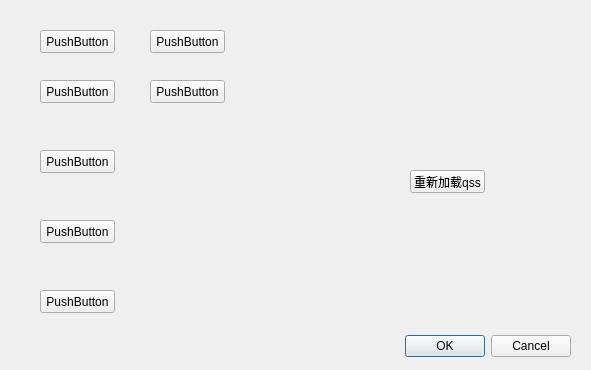
<?xml version="1.0" encoding="UTF-8"?>
<ui version="4.0">
 <class>DialogQssBtn</class>
 <widget class="QDialog" name="DialogQssBtn">
  <property name="geometry">
   <rect>
    <x>0</x>
    <y>0</y>
    <width>591</width>
    <height>370</height>
   </rect>
  </property>
  <property name="windowTitle">
   <string>Dialog</string>
  </property>
  <widget class="QDialogButtonBox" name="buttonBox">
   <property name="geometry">
    <rect>
     <x>400</x>
     <y>331</y>
     <width>171</width>
     <height>31</height>
    </rect>
   </property>
   <property name="orientation">
    <enum>Qt::Horizontal</enum>
   </property>
   <property name="standardButtons">
    <set>QDialogButtonBox::Cancel|QDialogButtonBox::Ok</set>
   </property>
  </widget>
  <widget class="QPushButton" name="pushButton">
   <property name="geometry">
    <rect>
     <x>40</x>
     <y>30</y>
     <width>75</width>
     <height>23</height>
    </rect>
   </property>
   <property name="text">
    <string>PushButton</string>
   </property>
  </widget>
  <widget class="QPushButton" name="pushButton_2">
   <property name="geometry">
    <rect>
     <x>40</x>
     <y>80</y>
     <width>75</width>
     <height>23</height>
    </rect>
   </property>
   <property name="text">
    <string>PushButton</string>
   </property>
  </widget>
  <widget class="QPushButton" name="pushButton_3">
   <property name="geometry">
    <rect>
     <x>40</x>
     <y>150</y>
     <width>75</width>
     <height>23</height>
    </rect>
   </property>
   <property name="text">
    <string>PushButton</string>
   </property>
  </widget>
  <widget class="QPushButton" name="pushButton_4">
   <property name="geometry">
    <rect>
     <x>40</x>
     <y>220</y>
     <width>75</width>
     <height>23</height>
    </rect>
   </property>
   <property name="text">
    <string>PushButton</string>
   </property>
  </widget>
  <widget class="QPushButton" name="pushButton_5">
   <property name="geometry">
    <rect>
     <x>40</x>
     <y>290</y>
     <width>75</width>
     <height>23</height>
    </rect>
   </property>
   <property name="text">
    <string>PushButton</string>
   </property>
  </widget>
  <widget class="QPushButton" name="pushButton_6">
   <property name="geometry">
    <rect>
     <x>150</x>
     <y>30</y>
     <width>75</width>
     <height>23</height>
    </rect>
   </property>
   <property name="text">
    <string>PushButton</string>
   </property>
  </widget>
  <widget class="QPushButton" name="pushButton_7">
   <property name="geometry">
    <rect>
     <x>150</x>
     <y>80</y>
     <width>75</width>
     <height>23</height>
    </rect>
   </property>
   <property name="text">
    <string>PushButton</string>
   </property>
  </widget>
  <widget class="QPushButton" name="reloadQss">
   <property name="geometry">
    <rect>
     <x>410</x>
     <y>170</y>
     <width>75</width>
     <height>23</height>
    </rect>
   </property>
   <property name="text">
    <string>重新加载qss</string>
   </property>
  </widget>
 </widget>
 <resources/>
 <connections>
  <connection>
   <sender>buttonBox</sender>
   <signal>accepted()</signal>
   <receiver>DialogQssBtn</receiver>
   <slot>accept()</slot>
   <hints>
    <hint type="sourcelabel">
     <x>248</x>
     <y>254</y>
    </hint>
    <hint type="destinationlabel">
     <x>157</x>
     <y>274</y>
    </hint>
   </hints>
  </connection>
  <connection>
   <sender>buttonBox</sender>
   <signal>rejected()</signal>
   <receiver>DialogQssBtn</receiver>
   <slot>reject()</slot>
   <hints>
    <hint type="sourcelabel">
     <x>316</x>
     <y>260</y>
    </hint>
    <hint type="destinationlabel">
     <x>286</x>
     <y>274</y>
    </hint>
   </hints>
  </connection>
 </connections>
</ui>
